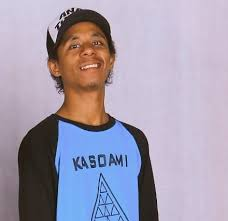
#> input picture raim.jpg, 228 x 221 px
$ python Translation.py
#> lines starting #> are read from the running program, lines starting #| are printed output that depends on the picture
import cv2
import numpy as np
import matplotlib.pyplot as plt

# Membaca gambar seperti biasa
img = cv2.imread("raim.jpg")
#> img is the input picture: shape (221, 228, 3); mean B, G, R 175.6, 156.8, 163.9
img = cv2.cvtColor(img, cv2.COLOR_BGR2RGB)

tinggi, lebar = img.shape[:2]
#> tinggi = 221; lebar = 228

# ini proses translasi
M = np.float32([
    [1, 0, 150],
    [0, 1, 75]
])

# Melakukan translasi
hasil = cv2.warpAffine(
    img, M, (lebar, tinggi)
)
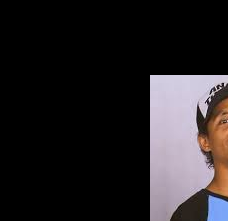
#> hasil: shape (221, 228, 3); mean R, G, B 37.5, 33.9, 35.9

# Menampilkan hasil
plt.figure(figsize=(10, 5))

plt.subplot(1, 2, 1)
plt.imshow(img)
plt.title("Citra Asli")
plt.axis("off")

plt.subplot(1, 2, 2)
plt.imshow(hasil)
plt.title("Hasil Translation")
plt.axis("off")

plt.show()
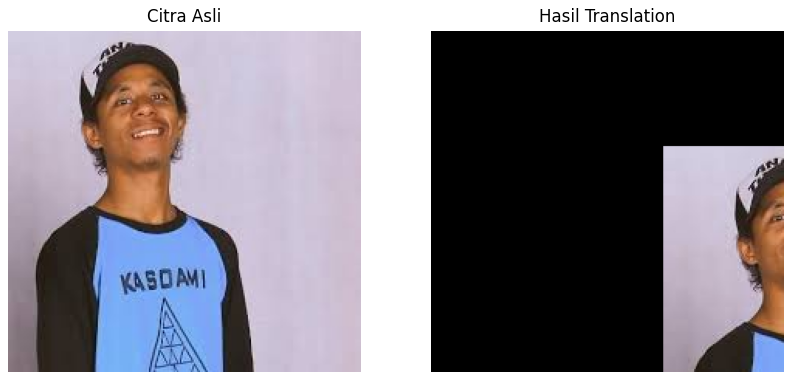
#> figure drawn by matplotlib, 2 panels
